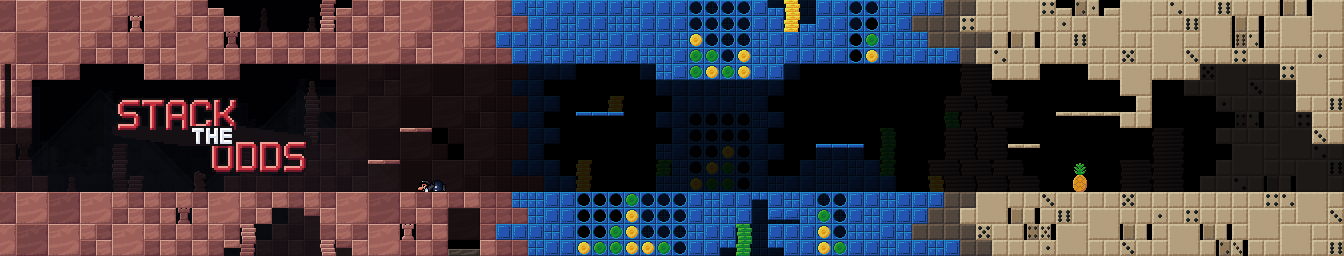

The image is a tile-based game level rendered from a .tmx file. Its description and source (layers, tilesets, objects; grid data summarised) follow:
An orthogonal 84x16 tile map with 16x16 px tiles, 2 tile layers (Tiles (Background), Tiles), 3 tilesets, 4 image layers and 21 objects (8x text, 3x trigger, 2x tile, 2x counter, 2x teleporter, ...).

<map version="1.10" tiledversion="1.11.2" orientation="orthogonal" renderorder="right-down" width="84" height="16" tilewidth="16" tileheight="16" infinite="0" nextlayerid="10" nextobjectid="120">
 <editorsettings>
  <export target="credits.lua" format="lua" />
 </editorsettings>
 <tileset firstgid="1" source="../tilesets/Chess.tsx" />
 <tileset firstgid="257" source="../tilesets/Connect.tsx" />
 <tileset firstgid="513" source="../tilesets/Dice.tsx" />
 <group id="5" name="Background" opacity="0.2">
  <imagelayer id="6" name="Background3" class="background3" parallaxx="0.25" repeatx="1">
   <image source="../backgrounds/Chess3.png" width="400" height="256" />
  </imagelayer>
  <imagelayer id="8" name="Background2" class="background2" parallaxx="0.5" repeatx="1">
   <image source="../backgrounds/Chess2.png" width="400" height="256" />
  </imagelayer>
  <imagelayer id="7" name="Background1" class="background1" parallaxx="0.75" repeatx="1">
   <image source="../backgrounds/Chess1.png" width="400" height="256" />
  </imagelayer>
 </group>
 <layer id="3" name="Tiles (Background)" class="tilesback" width="122" height="16" opacity="0.5">
  <properties>
   <property name="batch" type="bool" value="true" />
  </properties>
  <data>[1952 cells, 385 non-empty, 53 distinct tile ids]</data>
 </layer>
 <layer id="4" name="Tiles" class="tiles" width="122" height="16" opacity="0.9">
  <properties>
   <property name="batch" type="bool" value="true" />
  </properties>
  <data>[1952 cells, 717 non-empty, 65 distinct tile ids]</data>
 </layer>
 <objectgroup id="2" name="Objects" class="objects">
  <object id="95" type="player" x="-14" y="188" width="12" height="4">
   <properties>
    <property name="counters" type="int" value="0" />
    <property name="credits" type="bool" value="true" />
   </properties>
  </object>
  <object id="96" type="trigger" x="1336" y="144" width="8" height="48">
   <properties>
    <property name="linkid" type="int" value="0" />
    <property name="linkinfo" value="nextlevel" />
    <property name="mode" value="on" />
   </properties>
  </object>
  <object id="97" type="tile" x="-32" y="192" width="32" height="64" />
  <object id="98" type="tile" x="1344" y="192" width="32" height="64" />
  <object id="100" type="door" x="5" y="128" width="5.81818" height="64">
   <properties>
    <property name="dist" type="int" value="64" />
    <property name="linkid" type="int" value="1" />
   </properties>
  </object>
  <object id="101" type="trigger" x="-9" y="128" width="2" height="64">
   <properties>
    <property name="linkid" type="int" value="1" />
    <property name="mode" value="on" />
   </properties>
  </object>
  <object id="102" type="trigger" x="23" y="128" width="2" height="64">
   <properties>
    <property name="linkid" type="int" value="1" />
    <property name="mode" value="off" />
   </properties>
  </object>
  <object id="103" type="text" x="432" y="156">
   <properties>
    <property name="linkid" type="int" value="0" />
    <property name="text" value="created by:" />
   </properties>
   <point />
  </object>
  <object id="104" type="text" x="432" y="164">
   <properties>
    <property name="linkid" type="int" value="0" />
    <property name="text" value="britdan" />
   </properties>
   <point />
  </object>
  <object id="106" type="text" x="720" y="148">
   <properties>
    <property name="linkid" type="int" value="0" />
    <property name="text" value="made for:" />
   </properties>
   <point />
  </object>
  <object id="107" type="text" x="720" y="156">
   <properties>
    <property name="linkid" type="int" value="0" />
    <property name="text" value="the love2d game jam (2026)" />
   </properties>
   <point />
  </object>
  <object id="108" type="counter" x="410" y="124" width="12" height="4">
   <properties>
    <property name="counters" type="int" value="4" />
   </properties>
  </object>
  <object id="109" type="counter" x="842" y="140" width="12" height="4">
   <properties>
    <property name="counters" type="int" value="6" />
   </properties>
  </object>
  <object id="110" type="teleporter" x="826" y="114" width="12" height="12">
   <properties>
    <property name="active" type="bool" value="true" />
    <property name="teleportid" type="int" value="1" />
   </properties>
  </object>
  <object id="111" type="teleporter" x="594" y="82" width="12" height="12">
   <properties>
    <property name="active" type="bool" value="false" />
    <property name="teleportid" type="int" value="1" />
   </properties>
  </object>
  <object id="112" type="text" x="432" y="148">
   <properties>
    <property name="linkid" type="int" value="0" />
    <property name="text" value="and audio" />
   </properties>
   <point />
  </object>
  <object id="113" type="text" x="432" y="140">
   <properties>
    <property name="linkid" type="int" value="0" />
    <property name="text" value="all code, art" />
   </properties>
   <point />
  </object>
  <object id="114" type="text" x="1080" y="148">
   <properties>
    <property name="linkid" type="int" value="0" />
    <property name="text" value="play tested by:" />
   </properties>
   <point />
  </object>
  <object id="115" type="text" x="1080" y="156">
   <properties>
    <property name="linkid" type="int" value="0" />
    <property name="text" value="williamfrog" />
   </properties>
   <point />
  </object>
  <object id="116" type="switch" x="448" y="240" width="32" height="9">
   <properties>
    <property name="counters" type="int" value="1" />
    <property name="linkid" type="int" value="2" />
   </properties>
  </object>
  <object id="119" type="marblespawner" x="1120" y="96" width="16" height="16">
   <properties>
    <property name="speed" type="float" value="-32" />
   </properties>
  </object>
 </objectgroup>
 <imagelayer id="9" name="Logo" class="logo" offsetx="112" offsety="92">
  <image source="../graphics/logo.png" width="200" height="88" />
 </imagelayer>
</map>
